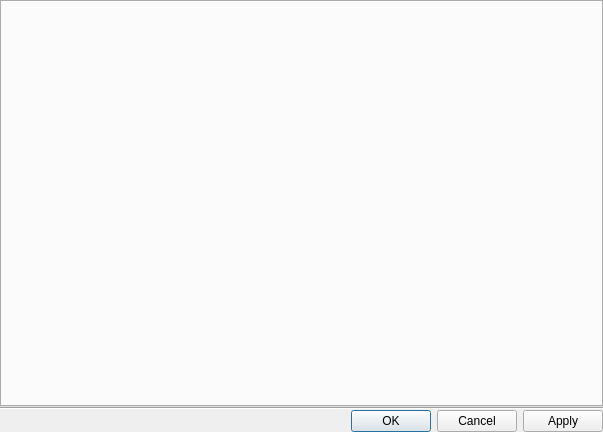
<?xml version="1.0" encoding="UTF-8"?>
<ui version="4.0">
 <class>QnSystemAdministrationDialog</class>
 <widget class="QDialog" name="QnSystemAdministrationDialog">
  <property name="geometry">
   <rect>
    <x>0</x>
    <y>0</y>
    <width>603</width>
    <height>432</height>
   </rect>
  </property>
  <property name="windowTitle">
   <string>System Administration</string>
  </property>
  <layout class="QVBoxLayout" name="verticalLayout" stretch="1,0,0">
   <property name="spacing">
    <number>0</number>
   </property>
   <property name="leftMargin">
    <number>0</number>
   </property>
   <property name="topMargin">
    <number>0</number>
   </property>
   <property name="rightMargin">
    <number>0</number>
   </property>
   <property name="bottomMargin">
    <number>0</number>
   </property>
   <item>
    <widget class="QTabWidget" name="tabWidget"/>
   </item>
   <item>
    <widget class="Line" name="line">
     <property name="orientation">
      <enum>Qt::Horizontal</enum>
     </property>
    </widget>
   </item>
   <item>
    <widget class="QDialogButtonBox" name="buttonBox">
     <property name="orientation">
      <enum>Qt::Horizontal</enum>
     </property>
     <property name="standardButtons">
      <set>QDialogButtonBox::Apply|QDialogButtonBox::Cancel|QDialogButtonBox::Ok</set>
     </property>
    </widget>
   </item>
  </layout>
 </widget>
 <resources/>
 <connections/>
</ui>
